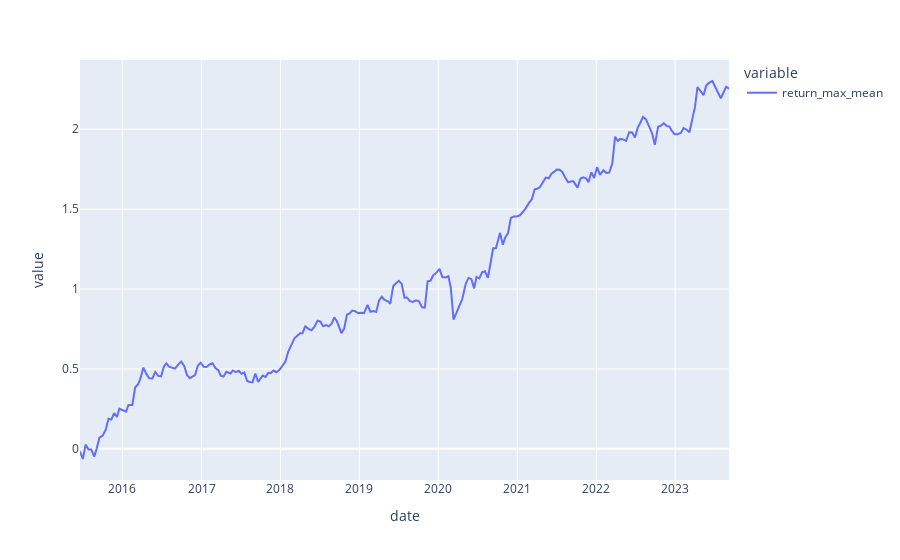

Notebook code cell kept with this figure:
### Code cell
df_oos_result['return_max_mean'].cumsum().plot()

### Figure 1 — Plotly figure (JSON) as saved in the notebook; plotly's stock layout.template omitted (floating-point values rounded to 4 significant figures; data arrays with more than 128 entries replaced by an {"elided": "..."} marker saying what was removed)
{"data": [{"hovertemplate": "variable=return_max_mean<br>date=%{x}<br>value=%{y}<extra></extra>", "legendgroup": "return_max_mean", "line": {"color": "#636efa", "dash": "solid"}, "marker": {"symbol": "circle"}, "mode": "lines", "name": "return_max_mean", "orientation": "v", "showlegend": true, "type": "scatter", "x": {"elided": "226 str values"}, "xaxis": "x", "y": {"elided": "226 float values"}, "yaxis": "y"}], "layout": {"legend": {"title": {"text": "variable"}, "tracegroupgap": 0}, "margin": {"t": 60}, "xaxis": {"anchor": "y", "domain": [0, 1], "title": {"text": "date"}}, "yaxis": {"anchor": "x", "domain": [0, 1], "title": {"text": "value"}}}}
